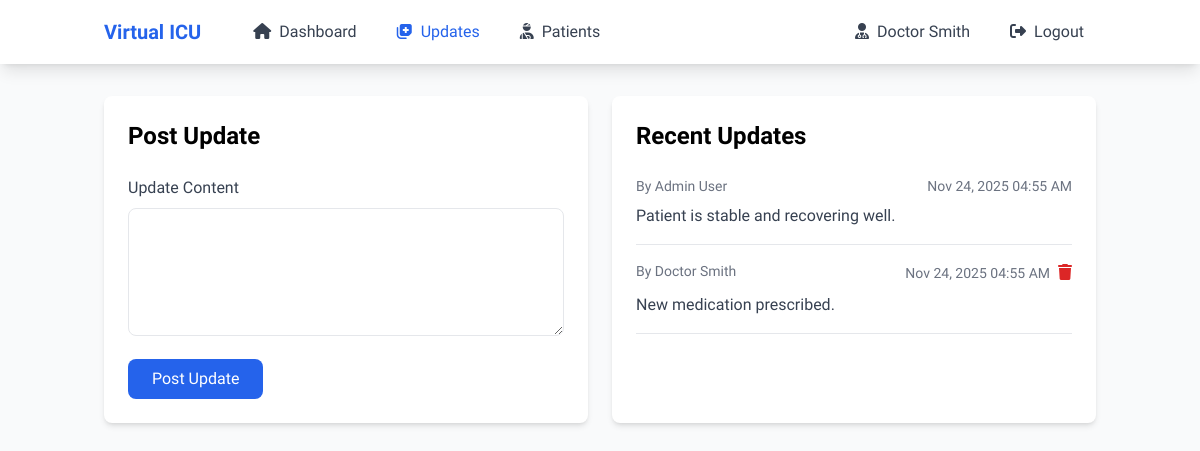
Page /staff/updates.php (signed in) on the committed database.
### tables this page shows
CREATE TABLE daily_updates (
    id INT PRIMARY KEY AUTO_INCREMENT,
    user_id INT NOT NULL,
    content TEXT NOT NULL,
    created_at TIMESTAMP DEFAULT CURRENT_TIMESTAMP,
    FOREIGN KEY (user_id) REFERENCES users(id) ON DELETE CASCADE
);

CREATE TABLE users (
    id INT PRIMARY KEY AUTO_INCREMENT,
    full_name VARCHAR(100) NOT NULL,
    email VARCHAR(100) UNIQUE NOT NULL,
    password VARCHAR(255) NOT NULL,
    user_type ENUM('family', 'staff', 'admin') NOT NULL,
    created_at TIMESTAMP DEFAULT CURRENT_TIMESTAMP,
    reset_token VARCHAR(64) NULL,
    reset_expires DATETIME NULL
);

### staff/updates.php (the view, shortened to what this page needs)
<?php
require_once('../config/database.php');
$updatesStmt = $pdo->prepare("
    SELECT du.*, u.full_name as staff_name
    FROM daily_updates du
    JOIN users u ON du.user_id = u.id
    ORDER BY du.created_at DESC
");
$updatesStmt->execute();
$updates = $updatesStmt->fetchAll();
?>
<!DOCTYPE html>
<html lang="en">
<head>
    <script src="https://cdn.tailwindcss.com"></script>
    <link rel="stylesheet" href="https://cdnjs.cloudflare.com/ajax/libs/font-awesome/6.4.0/css/all.min.css">
</head>
<body class="bg-gray-50" style="font-family: Alkatra, system-ui;">
    <nav class="bg-white shadow-lg mb-8">
        <div class="container mx-auto px-4">
            <div class="flex justify-between items-center h-16">
                <div class="flex items-center">
                    <a href="/hosp/dashboard/staff.php" class="text-xl font-bold text-blue-600">Virtual ICU</a>
                    <div class="hidden md:flex items-center ml-10 space-x-4">
                        <a href="/hosp/dashboard/staff.php" class="text-gray-700 hover:text-blue-600 px-3 py-2 rounded-md">
                            <i class="fas fa-home mr-2"></i>Dashboard
                        </a>
                        <a href="updates.php" class="text-blue-600 px-3 py-2 rounded-md">
                            <i class="fas fa-notes-medical mr-2"></i>Updates
                        </a>
                        <a href="/hosp/dashboard/patient_monitor.php" class="text-gray-700 hover:text-blue-600 px-3 py-2 rounded-md">
                            <i class="fas fa-user-injured mr-2"></i>Patients
                        </a>
                    </div>
                </div>
                <div class="flex items-center">
                    <span class="text-gray-700 px-3 py-2">
                        <i class="fas fa-user-md mr-2"></i><?php echo $_SESSION['full_name']; ?>
                    </span>
                    <a href="../auth/logout.php" class="text-gray-700 hover:text-blue-600 px-3 py-2 ml-4">
                        <i class="fas fa-sign-out-alt mr-2"></i>Logout
                    </a>
                </div>
            </div>
        </div>
    </nav>
    <div class="container mx-auto px-4">
        <div class="grid grid-cols-1 md:grid-cols-2 gap-6">
            <div class="bg-white rounded-lg shadow-md p-6">
                <h2 class="text-2xl font-bold mb-6">Post Update</h2>
                <form id="updateForm" class="space-y-4">
                    <div>
                        <label class="block text-gray-700 mb-2">Update Content</label>
                        <textarea id="content" class="w-full border rounded-lg px-4 py-2 h-32" required></textarea>
                    </div>
                    <button type="submit" class="bg-blue-600 text-white px-6 py-2 rounded-lg hover:bg-blue-700">
                        Post Update
                    </button>
                </form>
            </div>
            <div class="bg-white rounded-lg shadow-md p-6">
                <h2 class="text-2xl font-bold mb-6">Recent Updates</h2>
                <div class="space-y-4">
                    <?php foreach ($updates as $update): ?>
                        <div class="border-b pb-4">
                            <div class="flex justify-between items-start">
                                <div>
                                    <p class="text-sm text-gray-500">
                                        By <?php echo htmlspecialchars($update['staff_name']); ?>
                                    </p>
                                </div>
                                <div class="flex items-center gap-2">
                                    <span class="text-sm text-gray-500">
                                        <?php echo date('M d, Y h:i A', strtotime($update['created_at'])); ?>
                                    </span>
                                    <?php if ($update['user_id'] == $_SESSION['user_id']): ?>
                                        <button onclick="deleteUpdate(<?php echo $update['id']; ?>)"
                                                class="text-red-600 hover:text-red-800">
                                            <i class="fas fa-trash"></i>
                                        </button>
                                    <?php endif; ?>
                                </div>
                            </div>
                            <p class="mt-2 text-gray-700"><?php echo htmlspecialchars($update['content']); ?></p>
                        </div>
                    <?php endforeach; ?>
                </div>
            </div>
        </div>
    </div>
</body>
</html>

### rows in the picture
daily_updates: user.full_name "Admin User", created_at "Nov 24, 2025 04:55 AM", content "Patient is stable and recovering well."
daily_updates: user.full_name "Doctor Smith", created_at "Nov 24, 2025 04:55 AM", content "New medication prescribed."

### other values in the picture
$_SESSION['full_name'] "Doctor Smith"
